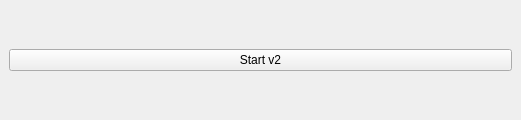
<?xml version="1.0" encoding="UTF-8"?>
<ui version="4.0">
 <class>MainWindow</class>
 <widget class="QMainWindow" name="MainWindow">
  <property name="geometry">
   <rect>
    <x>0</x>
    <y>0</y>
    <width>521</width>
    <height>120</height>
   </rect>
  </property>
  <property name="windowTitle">
   <string>MainWindow</string>
  </property>
  <widget class="QWidget" name="centralwidget">
   <layout class="QGridLayout" name="gridLayout">
    <item row="2" column="0">
     <widget class="QPushButton" name="BtnStart2">
      <property name="text">
       <string>Start v2</string>
      </property>
     </widget>
    </item>
    <item row="0" column="0">
     <layout class="QVBoxLayout" name="layout"/>
    </item>
   </layout>
  </widget>
 </widget>
 <resources/>
 <connections/>
</ui>
